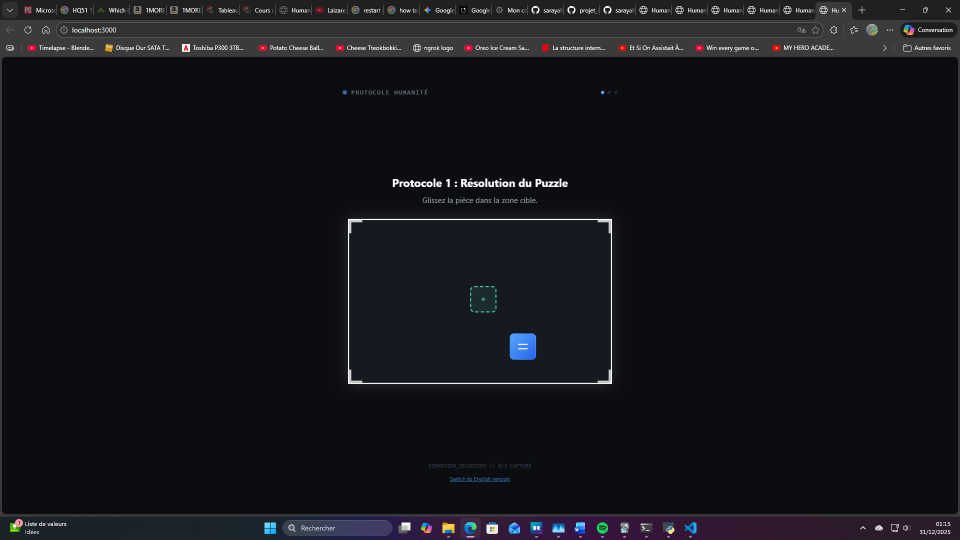
#> input picture Python/Trainmodel/scan_screen.png, 1920 x 1080 px (shown at 1/2 size)
$ python LLM-VL-1.py
#> lines starting #> are read from the running program, lines starting #| are printed output that depends on the picture; after the words box and inside, x2 and y2 are one past the last pixel; in counts of white or black regions, pixels touching at a corner belong together
import cv2
import numpy as np
import pyautogui
import time
import json
import random
import sys
import platform
import ctypes
from google import genai
from google.genai import types

# --- CONFIGURATION ---
API_KEY = "Votre clé"
OFFSET_X = 0
OFFSET_Y = 0

client = genai.Client(api_key=API_KEY)
pyautogui.FAILSAFE = True

# --- 1. SCANNER D'ÉCHELLE (Responsive) ---
# [13 lines left out: function get_screen_specs, not called in this run]

# --- 2. VISION "CENTER-LOCK" ---
def get_coordinates_opencv(image_path, debug=True):
#> called with image_path = 'scan_screen.png', debug = True
    img = cv2.imread(image_path)
#> img is the input picture: shape (1080, 1920, 3); mean B, G, R 25.4, 21.6, 20.1
    if img is None: return None, None

    h_screen, w_screen, _ = img.shape
#> h_screen = 1080; w_screen = 1920
    hsv = cv2.cvtColor(img, cv2.COLOR_BGR2HSV)
#> hsv: shape (1080, 1920, 3); mean H, S, V 96.5, 72.1, 25.7

    lower_blue = np.array([90, 100, 100])
    upper_blue = np.array([130, 255, 255])

    lower_target = np.array([40, 40, 40])
    upper_target = np.array([95, 255, 255])

    mask_blue = cv2.inRange(hsv, lower_blue, upper_blue)
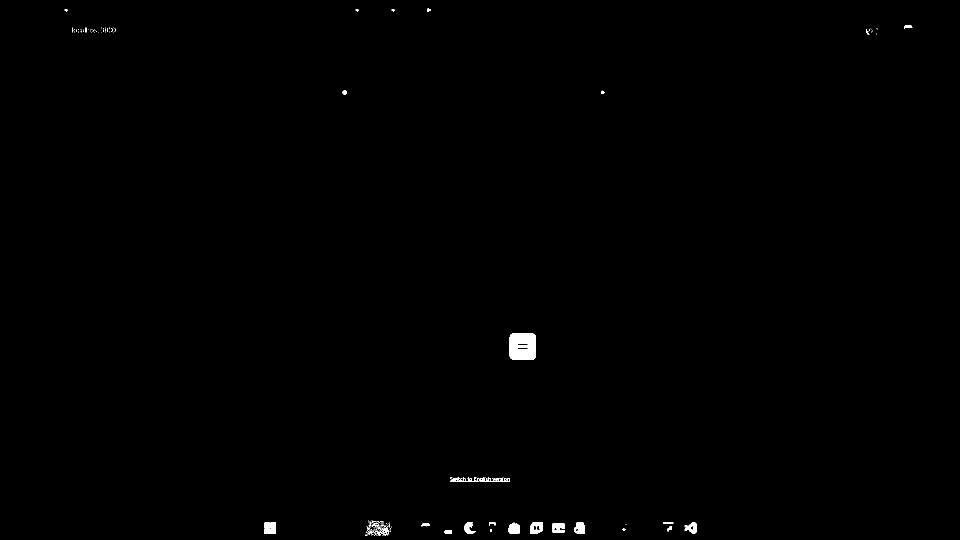
#> mask_blue: shape (1080, 1920) (shown at 1/2 size); 0.34% white; 167 white regions (136 under 20 px), largest, box (x1, y1, x2, y2) and area: (1019, 667, 1072, 720) 2646, (1061, 1044, 1085, 1068) 442, (1149, 1044, 1170, 1067) 392
    mask_target_raw = cv2.inRange(hsv, lower_target, upper_target)
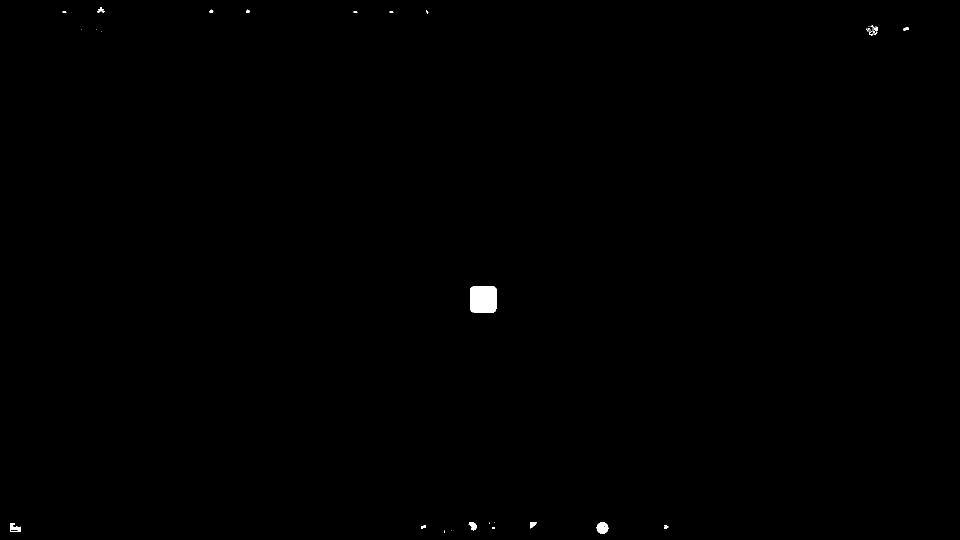
#> mask_target_raw: shape (1080, 1920) (shown at 1/2 size); 0.2% white; 41 white regions (25 under 20 px), largest, box (x1, y1, x2, y2) and area: (940, 572, 993, 625) 2732, (1193, 1044, 1217, 1068) 390, (20, 1046, 42, 1064) 256
    mask_target = cv2.subtract(mask_target_raw, mask_blue)

    dilate_size = int(w_screen * 0.015)
#> dilate_size = 28
    if dilate_size < 5: dilate_size = 5

    kernel = np.ones((dilate_size, dilate_size), np.uint8)
    mask_target_dilated = cv2.dilate(mask_target, kernel, iterations=3)
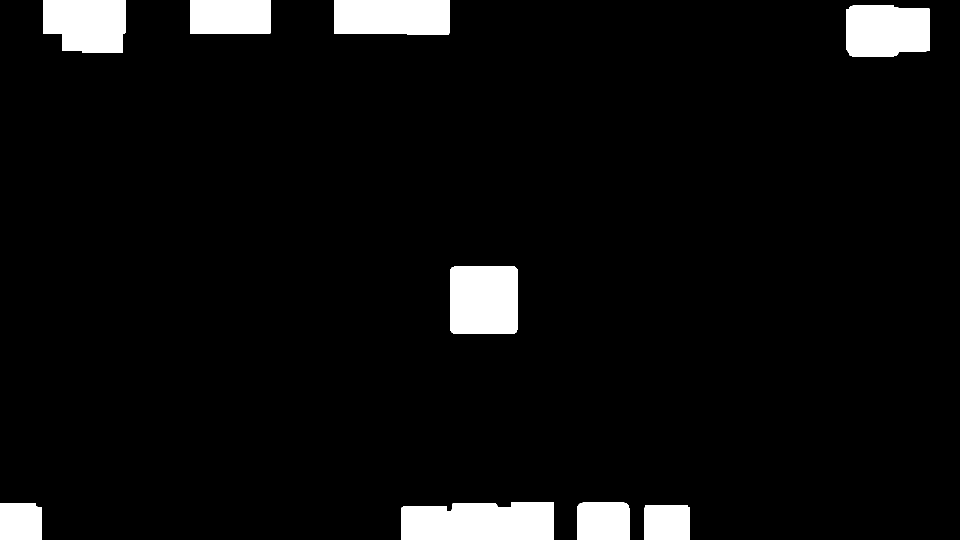
#> mask_target_dilated: shape (1080, 1920) (shown at 1/2 size); 5.7% white; 9 white regions

    start_point = None
    end_point = None

    contours_blue, _ = cv2.findContours(mask_blue, cv2.RETR_EXTERNAL, cv2.CHAIN_APPROX_SIMPLE)
#> contours_blue = 166 contours, 144 with area under 20; largest, box (x1, y1, x2, y2) and area: (1019, 667, 1072, 720) 2646, (1061, 1044, 1085, 1068) 480, (1017, 1045, 1040, 1067) 386, (1149, 1044, 1170, 1067) 382, (1105, 1047, 1129, 1065) 353
    if contours_blue:
        largest_blue = max(contours_blue, key=cv2.contourArea)
#> largest_blue = contour of 27 points, box (x1, y1, x2, y2) (1019, 667, 1072, 720), area 2646
        bx, by, bw, bh = cv2.boundingRect(largest_blue)
#> bx = 1019; by = 667; bw = 53; bh = 53
        start_point = (bx + bw // 2, by + bh // 2)
#> start_point = (1045, 693)

    contours_target, _ = cv2.findContours(mask_target_dilated, cv2.RETR_EXTERNAL, cv2.CHAIN_APPROX_SIMPLE)
#> contours_target = 9 contours; largest, box (x1, y1, x2, y2) and area: (803, 1005, 1108, 1080) 21200, (901, 533, 1035, 667) 17638, (1693, 11, 1859, 114) 15600, (668, 0, 899, 70) 15574, (86, 0, 252, 106) 15486
    valid_targets = []
    for c in contours_target:
        area = cv2.contourArea(c)
        if area < (w_screen * h_screen * 0.001): continue
        tx, ty, tw, th = cv2.boundingRect(c)
        center_y = ty + th // 2
        if center_y < h_screen * 0.20: continue
        if center_y > h_screen * 0.80: continue
        valid_targets.append((c, area))
#> this loop made 9 passes
#> (area, tx, ty, tw, th, center_y) on passes 1 to 9: (6040, 1289, 1011, 90, 69, 1045), (5896, 0, 1007, 84, 73, 1043), (7629, 1154, 1005, 105, 75, 1042), (21200.5, 803, 1005, 305, 75, 1042), (17637.5, 901, 533, 134, 134, 600), (15600.5, 1693, 11, 166, 103, 62), (15573.5, 668, 0, 231, 70, 35), (10783.5, 380, 0, 162, 68, 34), (15486.5, 86, 0, 166, 106, 53)
#> after the loop, valid_targets = 1 item

    if valid_targets:
        target_contour = max(valid_targets, key=lambda x: x[1])[0]
#> target_contour = contour of 23 points, box (x1, y1, x2, y2) (901, 533, 1035, 667), area 17638
        tx, ty, tw, th = cv2.boundingRect(target_contour)
#> tx = 901; ty = 533; tw = 134; th = 134
        end_point = (tx + tw // 2, ty + th // 2)
#> end_point = (968, 600)

    return start_point, end_point

# --- 3. GÉNÉRATION IA ---
# [66 lines left out: functions generate_human_path, execute_human_move, not called in this run]

def main():
    print("Démarrage... (3s)")
    time.sleep(3)

    screenshot_path = "scan_screen.png"
    pyautogui.screenshot(screenshot_path)

    img_coords_start, img_coords_end = get_coordinates_opencv(screenshot_path)
#> img_coords_start = (1045, 693); img_coords_end = (968, 600)

    if not img_coords_start or not img_coords_end:
        print("Échec Vision : Bouton ou Cible introuvable.")
        return

    img = cv2.imread(screenshot_path)
    img_h, img_w, _ = img.shape
#> img_h = 1080; img_w = 1920

#> (the run stopped early here; a loop or call above may not have finished)

$ run again, with Python/Trainmodel/capture_temp.png copied over Python/Trainmodel/scan_screen.png
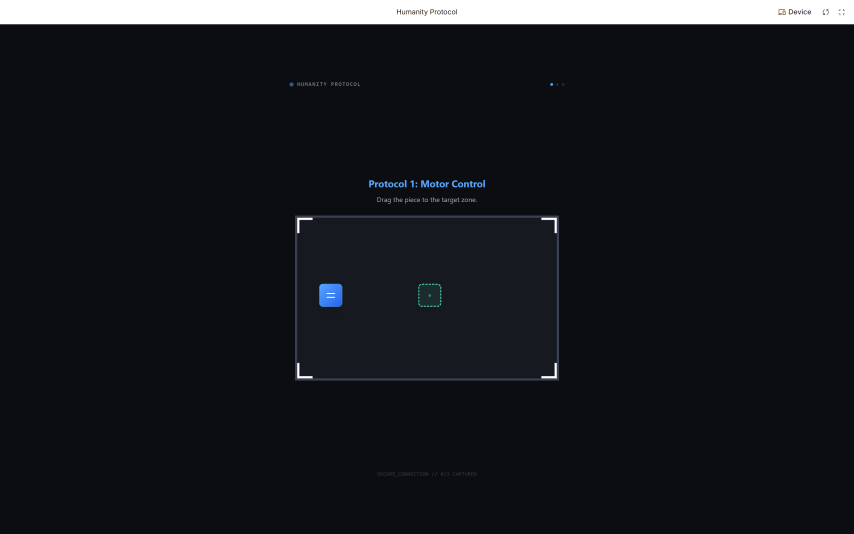
#> input picture Python/Trainmodel/capture_temp.png, 2560 x 1600 px (shown at 1/3 size)
#> in get_coordinates_opencv, img is the input picture: shape (1600, 2560, 3); mean B, G, R 29.2, 25.8, 23.6
#> hsv: shape (1600, 2560, 3); mean H, S, V 103.1, 76.6, 29.2
#> in get_coordinates_opencv, `mask_blue = cv2.inRange(hsv, lower_blue, upper_blue)`:
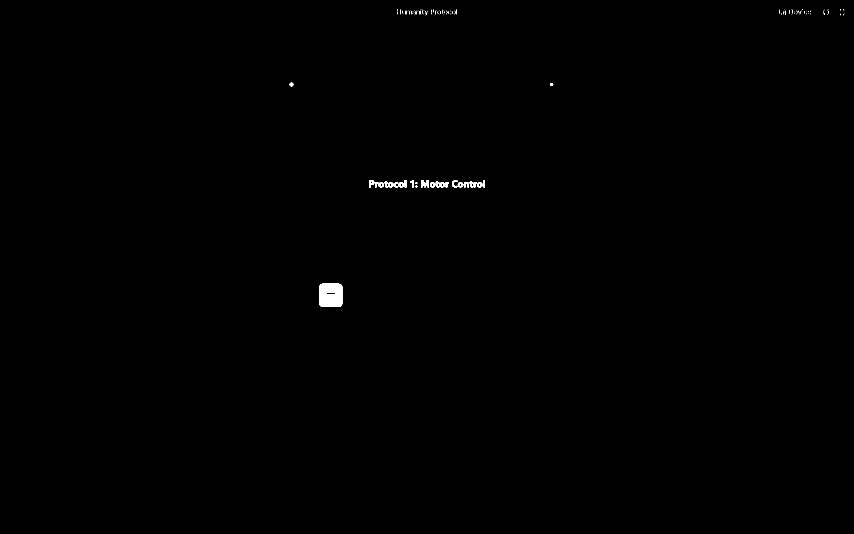
#> mask_blue: shape (1600, 2560) (shown at 1/3 size); 0.21% white; 121 white regions (95 under 20 px), largest, box (x1, y1, x2, y2) and area: (958, 851, 1027, 921) 4571, (1263, 541, 1287, 562) 374, (1107, 541, 1123, 562) 226
#> mask_target_raw: shape (1600, 2560); 0.12% white; 29 white regions (28 under 20 px), largest, box (x1, y1, x2, y2) and area: (1255, 851, 1324, 921) 4691
#> in get_coordinates_opencv, `mask_target_dilated = cv2.dilate(mask_target, kernel, iterations=3)`:
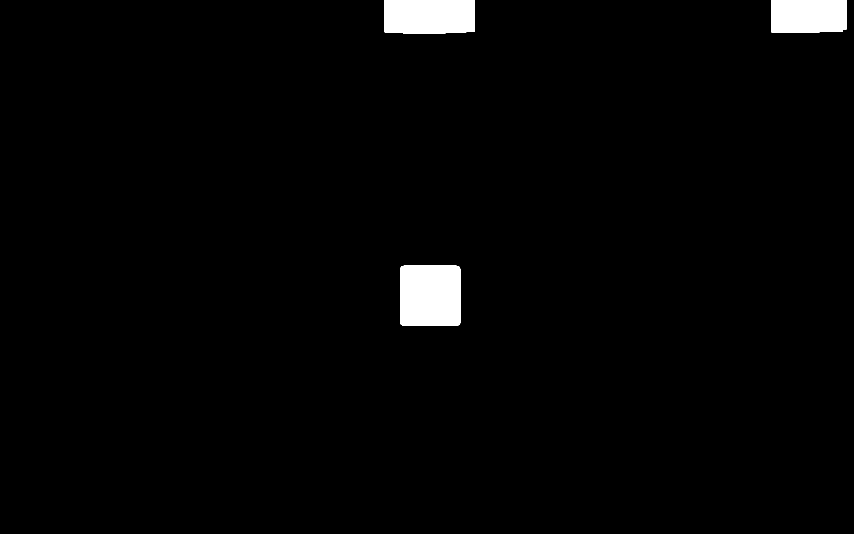
#> mask_target_dilated: shape (1600, 2560) (shown at 1/3 size); 2% white; 3 white regions
#> contours_blue = 121 contours, 97 with area under 20; largest, box (x1, y1, x2, y2) and area: (958, 851, 1027, 921) 4594, (1263, 541, 1287, 562) 303, (1107, 541, 1123, 562) 216, (1431, 547, 1448, 562) 182, (1164, 547, 1181, 562) 182
#> largest_blue = contour of 32 points, box (x1, y1, x2, y2) (958, 851, 1027, 921), area 4594
#> bx = 958; by = 851; bw = 69; bh = 70
#> start_point = (992, 886)
#> contours_target = 3 contours; box (x1, y1, x2, y2) and area: (1201, 797, 1381, 978) 32116, (1154, 0, 1424, 100) 26182, (2315, 0, 2539, 98) 21294
#> the loop in get_coordinates_opencv, `for c in contours_target:` made 3 passes
#> (area, tx, ty, tw, th, center_y) on passes 1 to 3: (32116, 1201, 797, 180, 181, 887), (21294.5, 2315, 0, 224, 98, 49), (26181.5, 1154, 0, 270, 100, 50)
#> after the loop in get_coordinates_opencv, `for c in contours_target:`: valid_targets = 1 item
#> target_contour = contour of 37 points, box (x1, y1, x2, y2) (1201, 797, 1381, 978), area 32116
#> in get_coordinates_opencv, `tx, ty, tw, th = cv2.boundingRect(target_contour)`: tx = 1201; ty = 797; tw = 180; th = 181
#> end_point = (1291, 887)
#> img_coords_start = (992, 886); img_coords_end = (1291, 887)
